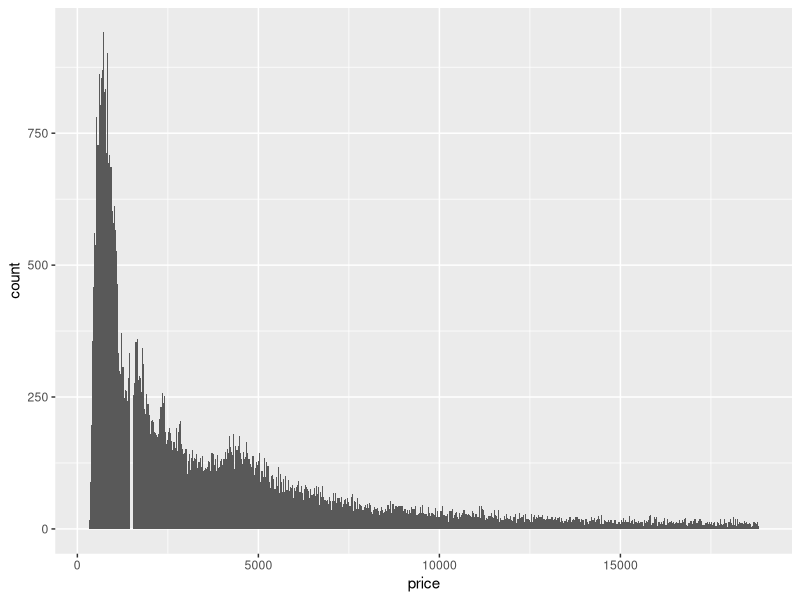
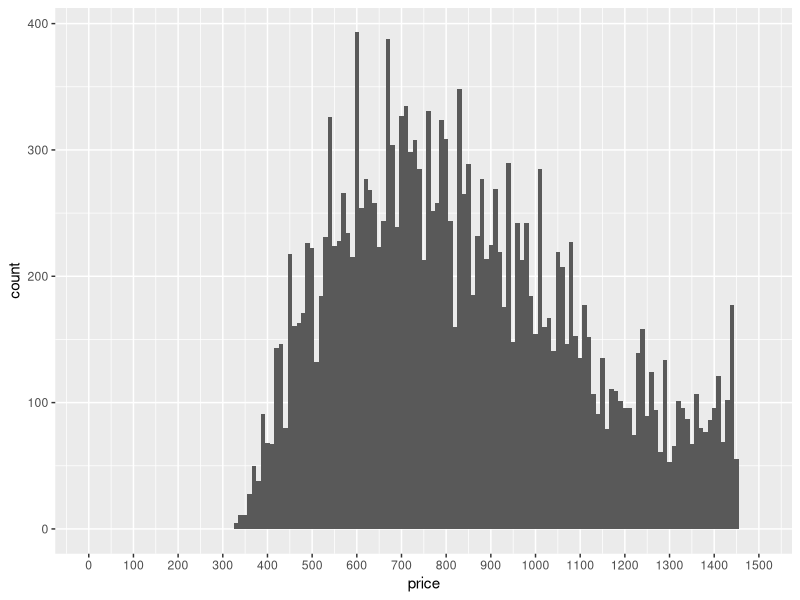
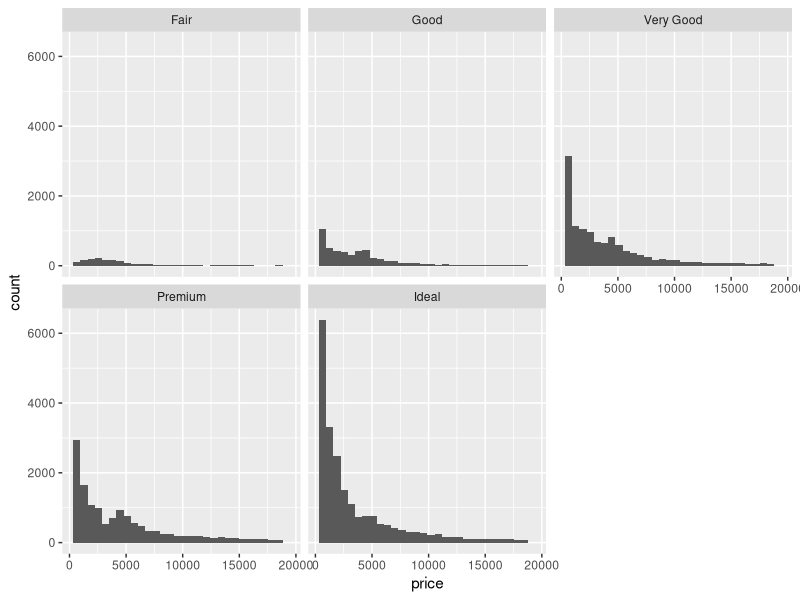
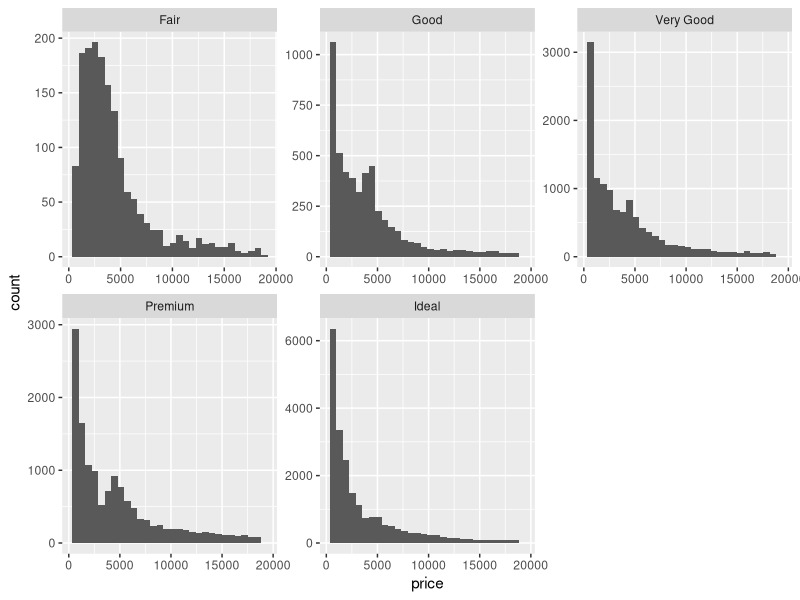
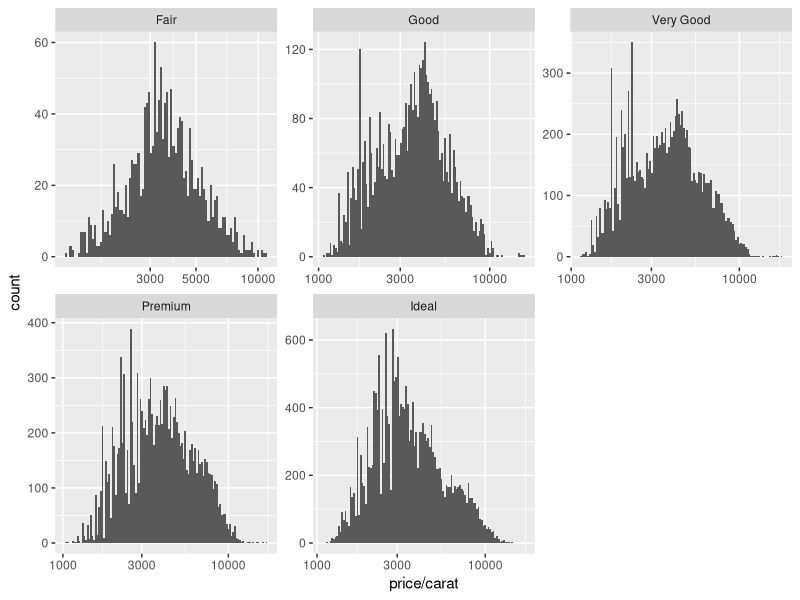
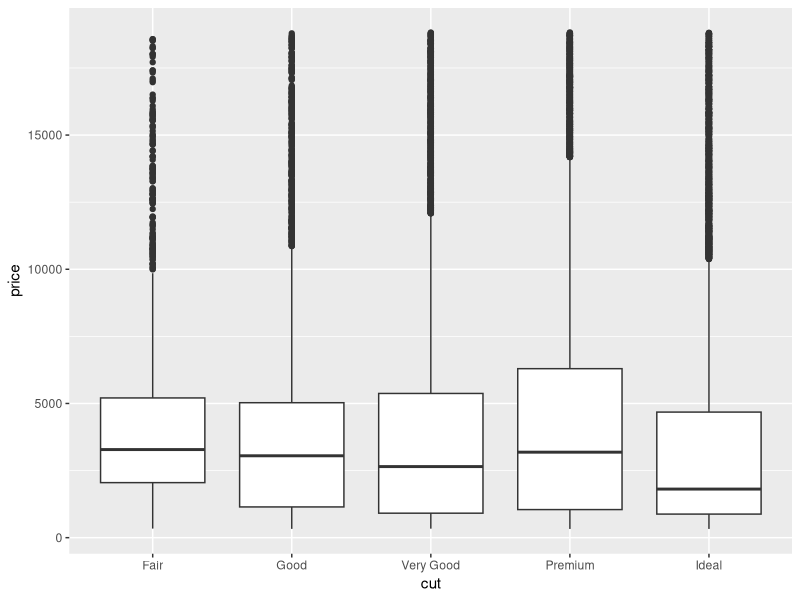
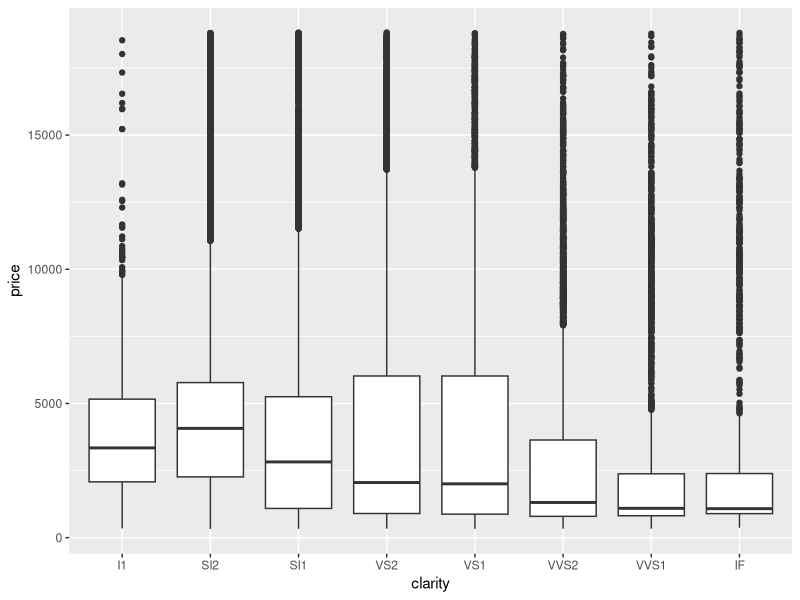
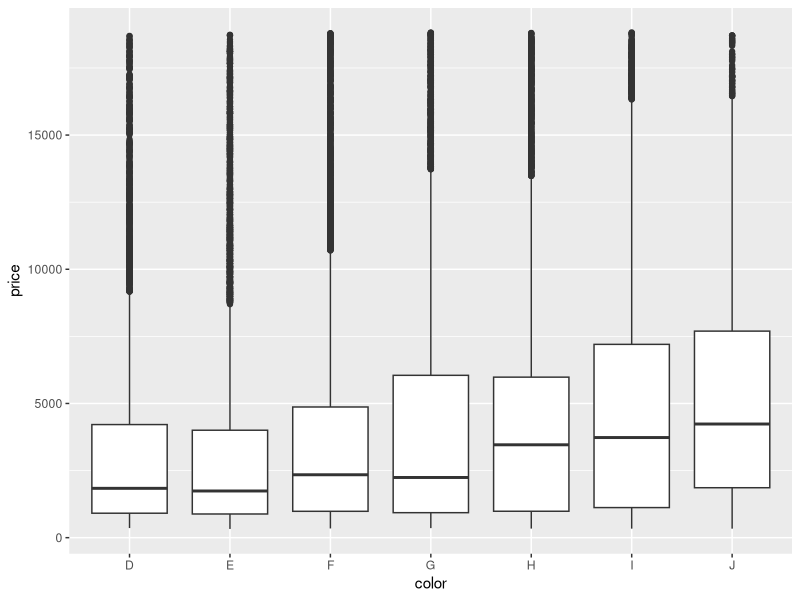

Write R code to recreate these figures, in order.
## ---- chunk 1
library(ggplot2)
d <- diamonds
summary(diamonds)
## ---- chunk 2
ggplot(aes(x = price), data = d)+
  geom_histogram(binwidth = 30)
## ---- chunk 3
sum(d$price < 500)
sum(d$price < 250)
sum(d$price >= 15000)
## ---- chunk 4
ggplot(aes(x=price), data = d)+
  geom_histogram(binwidth = 10)+
  scale_x_continuous(limits = c(0,1500), breaks = seq(0,1500,100))
ggsave('cheap_diamonds.png')
## ---- chunk 5
ggplot(aes(x = price), data = d)+
  geom_histogram()+
  facet_wrap(~cut)
options(digits = 8)
by(d$price,d$cut,summary)
by(d$price, d$cut, summary, digits = max(getOption('digits')))
## ---- chunk 6
ggplot(aes(x = price), data = d)+
  geom_histogram()+
  facet_wrap(~ d$cut,scales = 'free')
## ---- chunk 7
ggplot(aes(x = price/carat), data = d)+
  geom_histogram(binwidth = 0.01)+
  facet_wrap(~cut, scales = 'free')+
  scale_x_log10()
## ---- chunk 8
ggplot(aes(x=cut, y = price),data = d)+
  geom_boxplot()
ggplot(aes(x=clarity, y = price),data = d)+
  geom_boxplot()
ggplot(aes(x=color, y = price),data = d)+
  geom_boxplot()
## ---- chunk 9
by(d$price,d$color,summary)
IQR(subset(d,color == 'D')$price)
IQR(subset(d,color == 'J')$price)
## ---- chunk 10
ggplot(aes(x = color, y = price/carat), data = d)+
  geom_boxplot()
## ---- chunk 11
pop <- read.csv('smoking.csv')#,header = T, row.names = 1, check.names = F)
pop<-t(pop)


